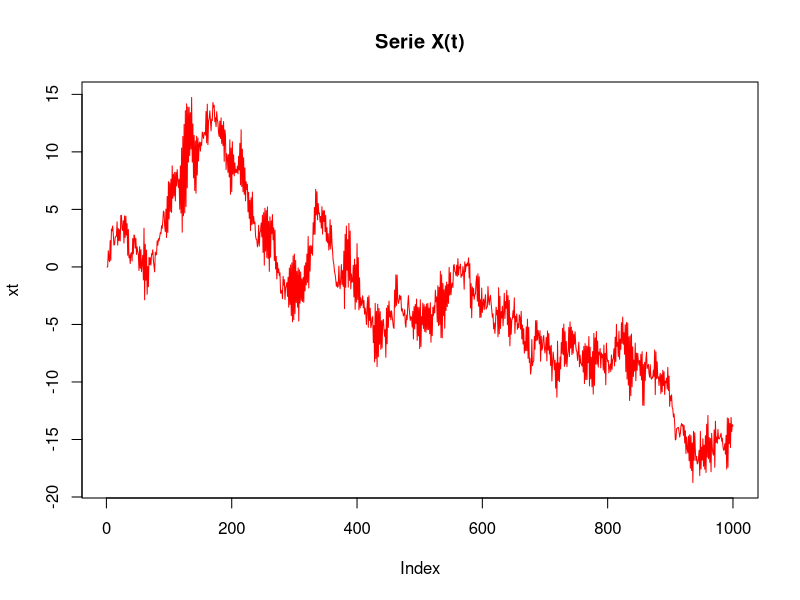
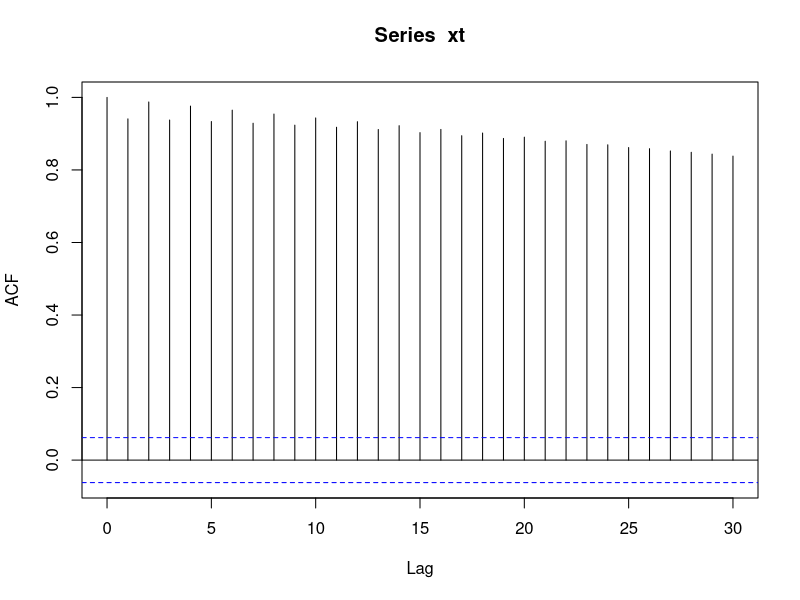
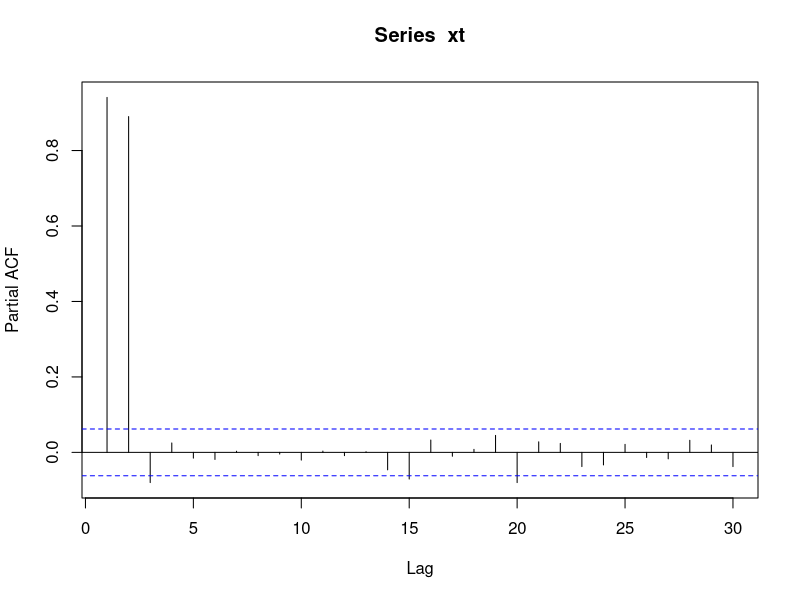
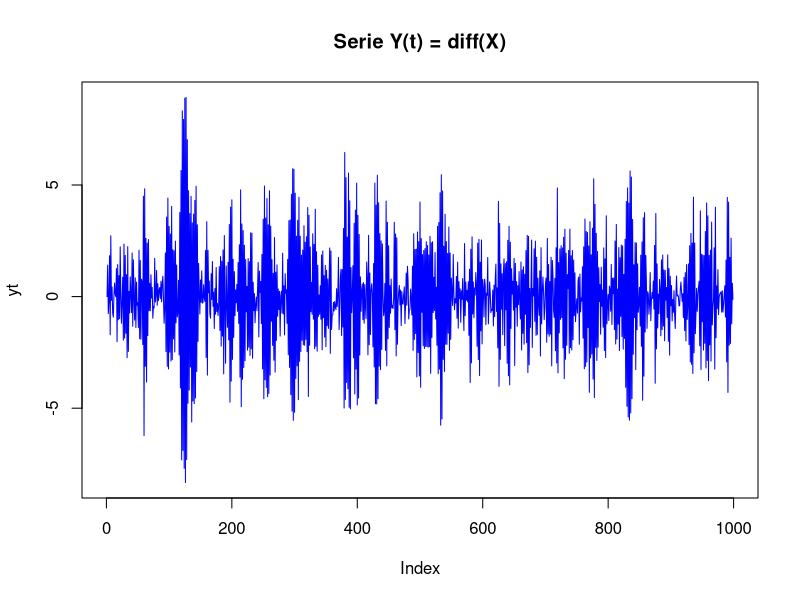
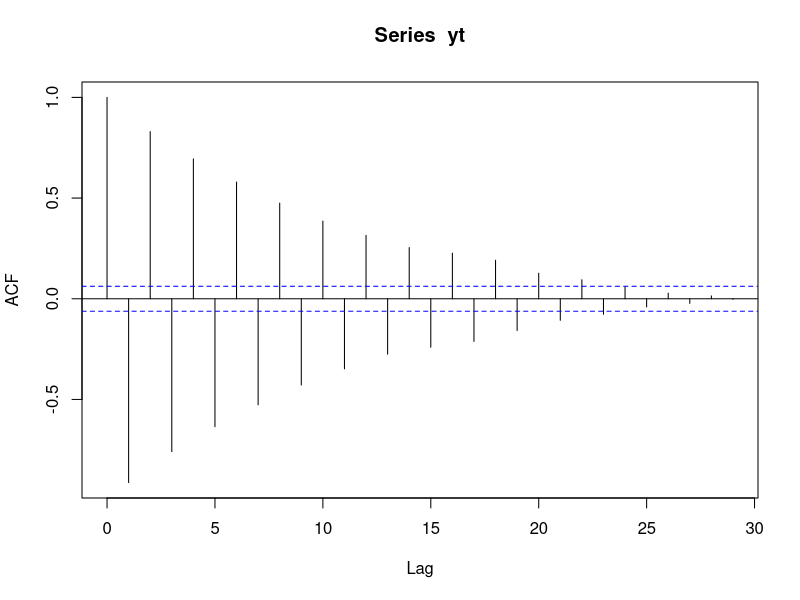
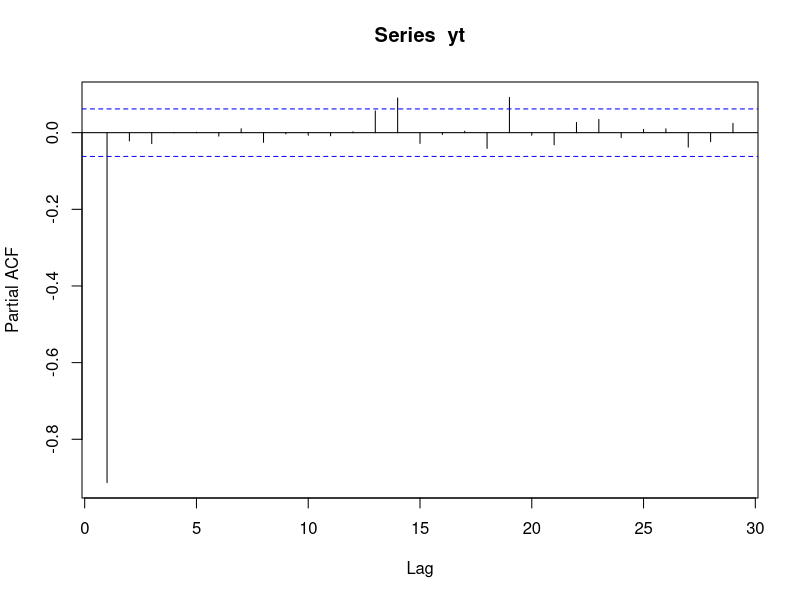
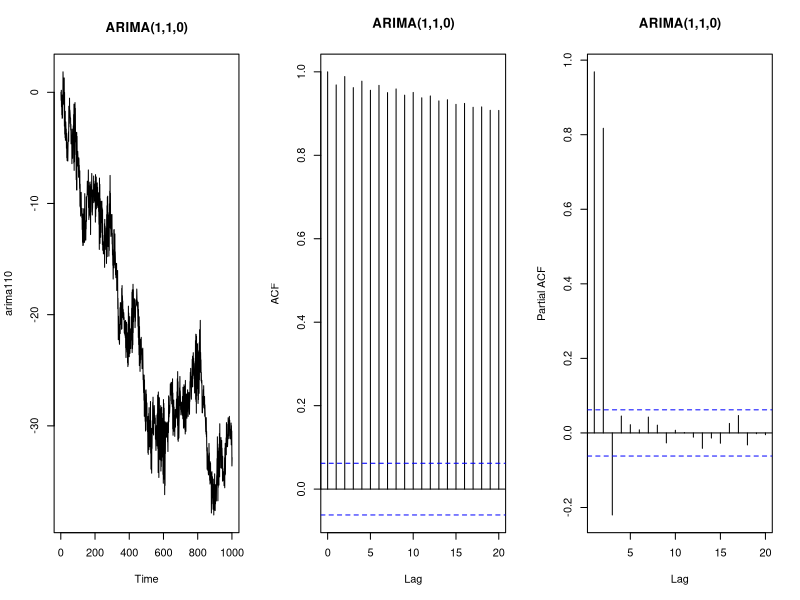
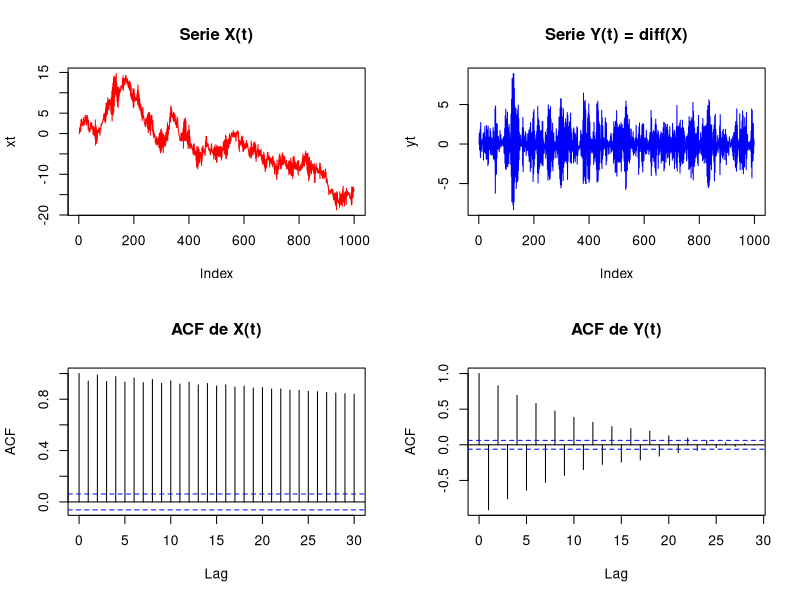

R code for these plots, in order:
# ==========================================================================
# 3o TRABALHO PRATICO - QUESTAO 4
# Modelo: X(t) = 0,1*X(t-1) + 0,9*X(t-2) + Z(t)
#   a) Verificar as condicoes de estacionariedade
#   b) Se nao for estacionario, como torna-lo estacionario?
#
# Adaptado dos scripts do professor:
#   Aulas/10/01-AR.R  e  Aulas-11/00-AR.R
#   (mesmo estilo: for(i in ...) para gerar o AR, kpss.test, acf, pacf,
#    arima.sim com par(mfrow=c(1,3)) e plot.ts)
# ==========================================================================

library(tseries)      # traz o kpss.test e o adf.test (usados pelo professor)
graphics.off()        # fecha graficos antigos que possam ter ficado abertos
set.seed(13679821) # semente do professor (Aulas/09/ProcEstocasticos.r): trava o sorteio
                      # e os resultados saem IGUAIS toda vez que o script for rodado

# --------------------------------------------------------------------------
# (a) ESTACIONARIEDADE - parte teorica (as contas do trabalho)
# --------------------------------------------------------------------------
# Equacao caracteristica do AR(2):  1 - 0,1*B - 0,9*B^2 = 0
# polyroot() pede os numeros do termo sem B ate o B^2: 1, -0,1, -0,9
raizes <- polyroot(c(1, -0.1, -0.9))
raizes                # as raizes: 1 e -1,11
Mod(raizes)           # "tamanho" de cada raiz. Para ser estacionario TODAS > 1

# Condicoes do triangulo do AR(2) (as 3 precisam ser verdadeiras)
a1 <- 0.1
a2 <- 0.9
a1 + a2 < 1           # FALSE -> reprovou (deu exatamente 1)
a2 - a1 < 1           # TRUE
abs(a2) < 1           # TRUE

# --------------------------------------------------------------------------
# (a) ESTACIONARIEDADE - parte pratica: gerar a serie e testar (estilo do professor)
# --------------------------------------------------------------------------
# Gera X(t) = 0,1*X(t-1) + 0,9*X(t-2) + Z(t), com Z ~ N(0,1), 1000 valores
xt <- c(0, 0)                      # dois valores iniciais (o modelo precisa de t-1 e t-2)
for (i in 3:1000) {
  xt[i] <- 0.1*xt[i-1] + 0.9*xt[i-2] + rnorm(1, 0, 1)
}
plot(xt, type = "l", col = "red", main = "Serie X(t)")
# A serie "passeia" e nao volta para uma media fixa.

# Teste KPSS: H0 = a serie e estacionaria. Se o p-valor < 0,05, REJEITA H0.
kpss.test(xt, null = "L")
# Teste ADF: H0 = a serie TEM raiz unitaria. Se o p-valor > 0,05, NAO rejeita
# (ou seja, nao da para dizer que e estacionaria).
adf.test(xt, alternative = "stationary")

# ACF e PACF de X
acf(xt)                            # cai bem devagar = sinal de raiz unitaria
pacf(xt)

# --------------------------------------------------------------------------
# (b) COMO TORNAR ESTACIONARIO: diferenciar uma vez
# --------------------------------------------------------------------------
# Fatorando: 1 - 0,1B - 0,9B^2 = (1 - B)(1 + 0,9B)
# (1 - B) e a raiz unitaria -> a diferenca Y(t) = X(t) - X(t-1) elimina ela.
# Sobra (1 + 0,9B)*Y(t) = Z(t), ou seja, Y(t) = -0,9*Y(t-1) + Z(t): um AR(1)
Mod(polyroot(c(1, 0.9)))           # 1,11 > 1 -> Y e estacionario

yt <- diff(xt)                     # Y(t) = X(t) - X(t-1)
plot(yt, type = "l", col = "blue", main = "Serie Y(t) = diff(X)")

kpss.test(yt, null = "L")          # agora o p-valor deve ficar > 0,05 (nao rejeita)
adf.test(yt, alternative = "stationary")   # agora o p-valor deve ficar < 0,05

acf(yt)                            # alterna de sinal e some rapido (AR(1) com alfa = -0,9)
pacf(yt)                           # corta no lag 1 (assinatura do AR(1))

# --------------------------------------------------------------------------
# Conferencia com arima.sim (como o professor faz): ARIMA(1,1,0) com ar = -0,9
# --------------------------------------------------------------------------
arima110 <- arima.sim(n = 1000, list(order = c(1, 1, 0), ar = c(-0.9)))
par(mfrow = c(1, 3))
plot.ts(arima110, main = "ARIMA(1,1,0)")
acf(arima110, type = "correlation", lag.max = 20, main = "ARIMA(1,1,0)")
pacf(arima110, lag.max = 20, main = "ARIMA(1,1,0)")
par(mfrow = c(1, 1))

# Os 4 graficos principais juntos (uma figura so, boa para colocar no trabalho)
par(mfrow = c(2, 2))
plot(xt, type = "l", col = "red",  main = "Serie X(t)")
plot(yt, type = "l", col = "blue", main = "Serie Y(t) = diff(X)")
acf(xt, main = "ACF de X(t)")
acf(yt, main = "ACF de Y(t)")
par(mfrow = c(1, 1))

# FRASE TECNICA: uma raiz unitaria (raiz sobre o circulo, |B| = 1) torna o
# processo nao estacionario; uma diferenciacao (d = 1) a elimina e leva ao
# ARIMA(p,1,q).
